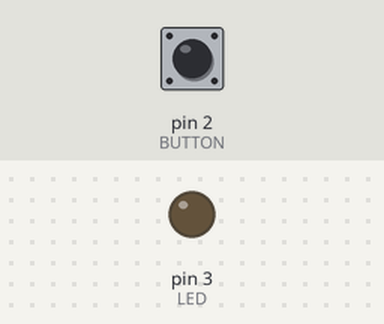
Simulated run of this sketch. Board: Arduino Uno, built with avr-gcc and run on an emulated ATmega328P. Parts: output pins drawn as LEDs (lit = HIGH). The inputs (shaded band) are chosen by the test bench; at power-on: pin 2 (BUTTON) LOW.

Above: at 1.2 s.
1.3 s: pin 2 (BUTTON) pulled HIGH for 0.25 s
At 1.5 s:
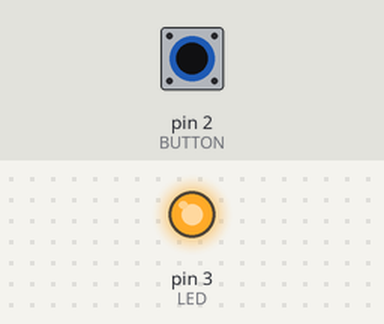
3.1 s: pin 2 (BUTTON) pulled HIGH for 3.2 s
At 7.5 s:
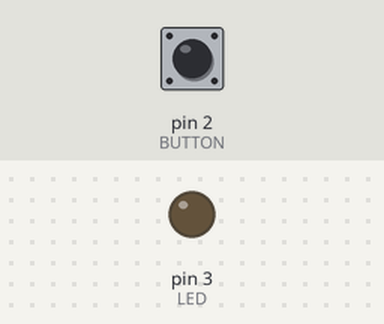
Timing chart, 0 to 9.0 s (numbered marks = the images above; inputs shaded):
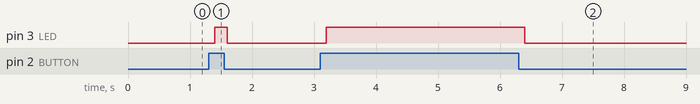

Measured:
- after the input at 1.3 s, pin 3 (LED): LOW → HIGH after 0.10 s, → LOW 0.20 s later
- after the input at 3.1 s, pin 3 (LED): LOW → HIGH after 0.10 s, → LOW 3.2 s later

The sketch:

robotball-project3-LEDButtonControl.ino
```cpp
// Project 2 - LED Button Control
#define BUTTON 2
#define LED 3

void setup() {
  // put your setup code here, to run once:
  pinMode(BUTTON, INPUT);
  pinMode(LED, OUTPUT);

  Serial.begin(9600);
}

void loop() {
  // put your main code here, to run repeatedly:
  int buttonVal = digitalRead(BUTTON);

  if(buttonVal == 1){
    digitalWrite(LED, HIGH);
  }
  else if(buttonVal == 0){
    digitalWrite(LED, LOW);
  }
  delay(200);
}
```
